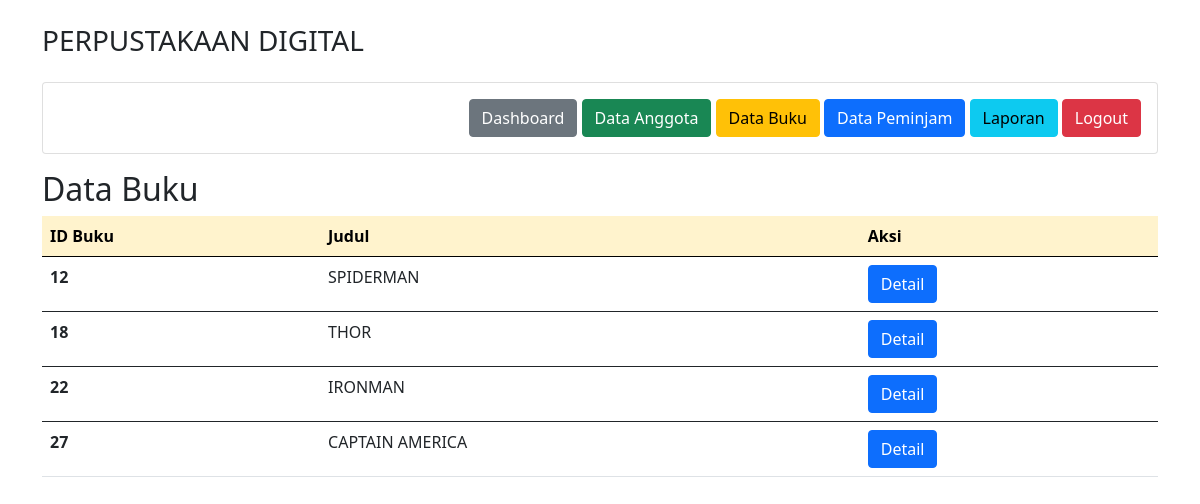
Screenshot of /admin/buku.php with the database file from the repository.
### tables this page shows
CREATE TABLE `buku` (
  `IDbuku` int(11) NOT NULL,
  `judul` varchar(255) NOT NULL,
  `penulis` varchar(255) NOT NULL,
  `penerbit` varchar(255) NOT NULL,
  `tahunterbit` int(11) NOT NULL,
  `foto` text NOT NULL,
  `buku` text NOT NULL
);

### admin/buku.php (the view)
<?php
 include 'layout/header.php';
?>
<div class="container">
  <div class="row" style="margin-top: 1rem;">
    <h2>Data Buku</h2>
    <div class="col">
    <table class="table mb-2">
      <thead class="table  table-warning">
        <tr>
          <th scope="col">ID Buku</th>
          <th scope="col">Judul</th>
          <th scope="col">Aksi</th>
        </tr>
      </thead>
      <?php
         include '../koneksi/koneksi.php';
         $data = mysqli_query($koneksi, "SELECT * FROM buku");
         while ($d = mysqli_fetch_array($data)) {
      ?>
      <tbody>
        <tr>
          <th scope="row"><?php echo $d['IDbuku'];?></th>
          <td><?php echo $d['judul'];?></td>
          <td>
               <a href ="data/detail_buku.php?IDbuku=<?php echo $d['IDbuku']; ?>" class="btn btn-primary text-white">Detail</a>
          </td>
        </tr>
      </tbody>
      <?php
         }
      ?>
    </table>
    </div>
  </div>
</div>
<?php
 include 'layout/footer.php';
?>

### rows the page displays
buku: IDbuku "12", judul "SPIDERMAN"
buku: IDbuku "18", judul "THOR"
buku: IDbuku "22", judul "IRONMAN"
buku: IDbuku "27", judul "CAPTAIN AMERICA"
